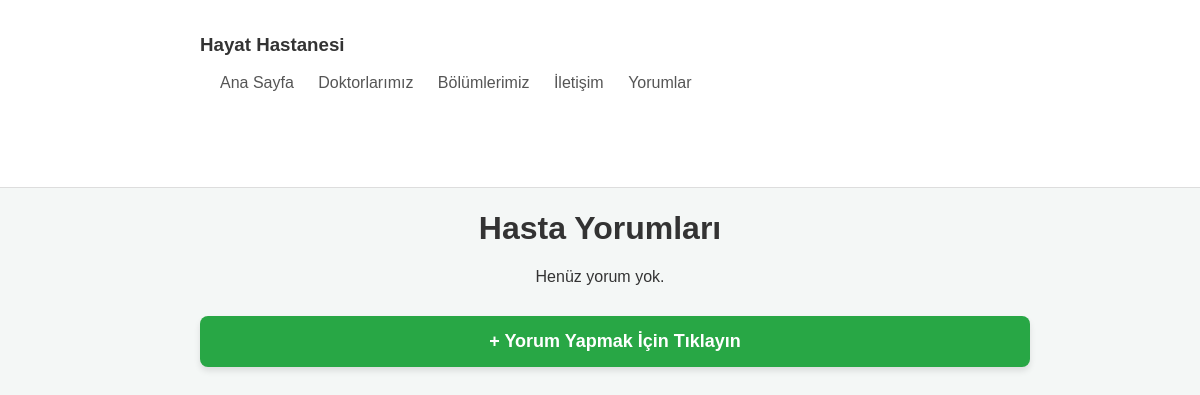
Before: /yorumlar/ with the older database file.
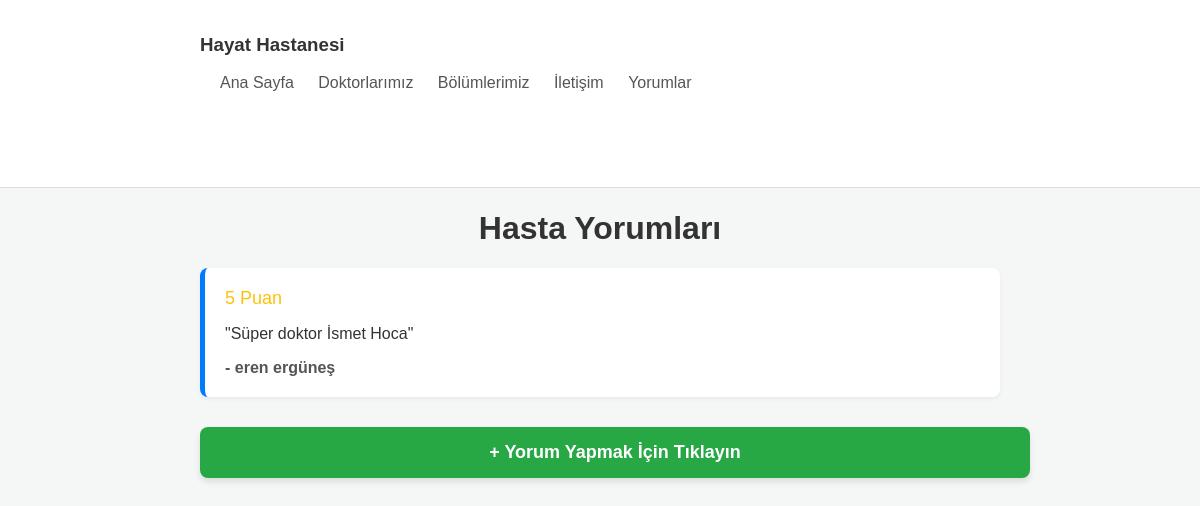
After: the same page with the newer database file.
### hasta_yonetim/models.py (models this page shows, shortened)
class HastaYorumu(models.Model):
    ad_soyad = models.CharField(max_length=100)
    PUAN_SECENEKLERI = [
        (1, '★☆☆☆☆ (1 Yıldız)'),
        (2, '★★☆☆☆ (2 Yıldız)'),
        (3, '★★★☆☆ (3 Yıldız)'),
        (4, '★★★★☆ (4 Yıldız)'),
        (5, '★★★★★ (5 Yıldız)'),
    ]
    puan = models.IntegerField(choices=PUAN_SECENEKLERI, default=5)
    yorum = models.TextField()
    dosya = models.FileField(upload_to='yorum_dosyalari/', blank=True, null=True)
    yayinda = models.BooleanField(default=True)
    olusturulma_tarihi = models.DateTimeField(auto_now_add=True)

### hasta_yonetim/views.py (the view)
# urls.py: path('yorumlar/', views.hasta_yorumlari, name='hasta-yorumlari'),
def hasta_yorumlari(request):
    yorumlar = HastaYorumu.objects.filter(yayinda=True).order_by('-olusturulma_tarihi')
    context = {
        'yorumlar': yorumlar
    }
    return render(request, 'yorumlar.html', context)

### templates/yorumlar.html (shortened to what this page needs)
<!DOCTYPE html>
<html lang="tr">
<head>
</head>
<body>
    <header class="header">
        <div class="container">
            <h3>Hayat Hastanesi</h3>
            <nav>
                <a href="/">Ana Sayfa</a>
                <a href="/doktorlar/">Doktorlarımız</a>
                <a href="/bolumlerimiz/">Bölümlerimiz</a>
                <a href="/iletisim/">İletişim</a>
                <a href="/yorumlar/">Yorumlar</a>
            </nav>
        </div>
    </header>
    <main class="container">
        <h1 style="text-align:center;">Hasta Yorumları</h1>
        {% for yorum in yorumlar %}
            <div class="review-card">
                <div class="stars">
                    {{ yorum.puan }} Puan
                    </div>
                <p>"{{ yorum.yorum }}"</p>
                <span class="author">- {{ yorum.ad_soyad }}</span>
            </div>
        {% empty %}
            <p style="text-align:center;">Henüz yorum yok.</p>
        {% endfor %}
        <a href="{% url 'yorum-ekle' %}" class="floating-add-btn">
            + Yorum Yapmak İçin Tıklayın
        </a>
    </main>
</body>
</html>

Changed rows visible on the page:
added HastaYorumu: puan "5", yorum "Süper doktor İsmet Hoca", ad_soyad "eren ergüneş"
Other visible differences:
text no longer shown: "Henüz yorum yok."
